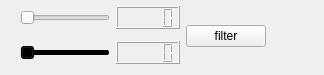
      <widget class="QWidget" name="FilterWidget">
       <property name="geometry">
        <rect>
         <x>0</x>
         <y>0</y>
         <width>324</width>
         <height>75</height>
        </rect>
       </property>
       <property name="toolTip">
        <string>&lt;html&gt;&lt;head/&gt;&lt;body&gt;&lt;p&gt;&lt;span style=&quot; font-style:italic;&quot;&gt;Filtering parameters&lt;/span&gt;&lt;/p&gt;&lt;/body&gt;&lt;/html&gt;</string>
       </property>
       <property name="whatsThis">
        <string>&lt;html&gt;&lt;head/&gt;&lt;body&gt;&lt;p&gt;&lt;span style=&quot; font-style:italic;&quot;&gt;Filtering parameters&lt;/span&gt;&lt;/p&gt;&lt;/body&gt;&lt;/html&gt;</string>
       </property>
       <attribute name="label">
        <string extracomment="meanshift filtering">Filtering</string>
       </attribute>
       <widget class="QWidget" name="">
        <property name="geometry">
         <rect>
          <x>20</x>
          <y>0</y>
          <width>246</width>
          <height>72</height>
         </rect>
        </property>
        <layout class="QHBoxLayout" name="horizontalLayout_2">
         <item>
          <layout class="QGridLayout" name="gridLayout_2">
           <item row="0" column="0">
            <widget class="QSlider" name="RangeSlider">
             <property name="minimum">
              <number>5</number>
             </property>
             <property name="maximum">
              <number>20</number>
             </property>
             <property name="orientation">
              <enum>Qt::Horizontal</enum>
             </property>
            </widget>
           </item>
           <item row="0" column="1">
            <widget class="QLCDNumber" name="RangeLCD">
             <property name="frameShape">
              <enum>QFrame::Box</enum>
             </property>
             <property name="frameShadow">
              <enum>QFrame::Raised</enum>
             </property>
            </widget>
           </item>
           <item row="1" column="0">
            <widget class="QSlider" name="SpaceSlider">
             <property name="palette">
              <palette>
               <active>
                <colorrole role="Button">
                 <brush brushstyle="LinearGradientPattern">
                  <gradient startx="0.000000000000000" starty="0.000000000000000" endx="0.000000000000000" endy="1.000000000000000" type="LinearGradient" spread="PadSpread" coordinatemode="ObjectBoundingMode">
                   <gradientstop position="0.000000000000000">
                    <color alpha="255">
                     <red>225</red>
                     <green>225</green>
                     <blue>225</blue>
                    </color>
                   </gradientstop>
                   <gradientstop position="0.400000000000000">
                    <color alpha="255">
                     <red>221</red>
                     <green>221</green>
                     <blue>221</blue>
                    </color>
                   </gradientstop>
                   <gradientstop position="0.500000000000000">
                    <color alpha="255">
                     <red>216</red>
                     <green>216</green>
                     <blue>216</blue>
                    </color>
                   </gradientstop>
                   <gradientstop position="1.000000000000000">
                    <color alpha="255">
                     <red>211</red>
                     <green>211</green>
                     <blue>211</blue>
                    </color>
                   </gradientstop>
                  </gradient>
                 </brush>
                </colorrole>
                <colorrole role="Base">
                 <brush brushstyle="LinearGradientPattern">
                  <gradient startx="0.000000000000000" starty="0.000000000000000" endx="0.000000000000000" endy="1.000000000000000" type="LinearGradient" spread="PadSpread" coordinatemode="ObjectBoundingMode">
                   <gradientstop position="0.000000000000000">
                    <color alpha="255">
                     <red>225</red>
                     <green>225</green>
                     <blue>225</blue>
                    </color>
                   </gradientstop>
                   <gradientstop position="0.400000000000000">
                    <color alpha="255">
                     <red>221</red>
                     <green>221</green>
                     <blue>221</blue>
                    </color>
                   </gradientstop>
                   <gradientstop position="0.500000000000000">
                    <color alpha="255">
                     <red>216</red>
                     <green>216</green>
                     <blue>216</blue>
                    </color>
                   </gradientstop>
                   <gradientstop position="1.000000000000000">
                    <color alpha="255">
                     <red>211</red>
                     <green>211</green>
                     <blue>211</blue>
                    </color>
                   </gradientstop>
                  </gradient>
                 </brush>
                </colorrole>
                <colorrole role="Window">
                 <brush brushstyle="LinearGradientPattern">
                  <gradient startx="0.000000000000000" starty="0.000000000000000" endx="0.000000000000000" endy="1.000000000000000" type="LinearGradient" spread="PadSpread" coordinatemode="ObjectBoundingMode">
                   <gradientstop position="0.000000000000000">
                    <color alpha="255">
                     <red>225</red>
                     <green>225</green>
                     <blue>225</blue>
                    </color>
                   </gradientstop>
                   <gradientstop position="0.400000000000000">
                    <color alpha="255">
                     <red>221</red>
                     <green>221</green>
                     <blue>221</blue>
                    </color>
                   </gradientstop>
                   <gradientstop position="0.500000000000000">
                    <color alpha="255">
                     <red>216</red>
                     <green>216</green>
                     <blue>216</blue>
                    </color>
                   </gradientstop>
                   <gradientstop position="1.000000000000000">
                    <color alpha="255">
                     <red>211</red>
                     <green>211</green>
                     <blue>211</blue>
                    </color>
                   </gradientstop>
                  </gradient>
                 </brush>
                </colorrole>
                <colorrole role="Highlight">
                 <brush brushstyle="SolidPattern">
                  <color alpha="255">
                   <red>79</red>
                   <green>79</green>
                   <blue>59</blue>
                  </color>
                 </brush>
                </colorrole>
               </active>
               <inactive>
                <colorrole role="Button">
                 <brush brushstyle="LinearGradientPattern">
                  <gradient startx="0.000000000000000" starty="0.000000000000000" endx="0.000000000000000" endy="1.000000000000000" type="LinearGradient" spread="PadSpread" coordinatemode="ObjectBoundingMode">
                   <gradientstop position="0.000000000000000">
                    <color alpha="255">
                     <red>225</red>
                     <green>225</green>
                     <blue>225</blue>
                    </color>
                   </gradientstop>
                   <gradientstop position="0.400000000000000">
                    <color alpha="255">
                     <red>221</red>
                     <green>221</green>
                     <blue>221</blue>
                    </color>
                   </gradientstop>
                   <gradientstop position="0.500000000000000">
                    <color alpha="255">
                     <red>216</red>
                     <green>216</green>
                     <blue>216</blue>
                    </color>
                   </gradientstop>
                   <gradientstop position="1.000000000000000">
                    <color alpha="255">
                     <red>211</red>
                     <green>211</green>
                     <blue>211</blue>
                    </color>
                   </gradientstop>
                  </gradient>
                 </brush>
                </colorrole>
                <colorrole role="Base">
                 <brush brushstyle="LinearGradientPattern">
                  <gradient startx="0.000000000000000" starty="0.000000000000000" endx="0.000000000000000" endy="1.000000000000000" type="LinearGradient" spread="PadSpread" coordinatemode="ObjectBoundingMode">
                   <gradientstop position="0.000000000000000">
                    <color alpha="255">
                     <red>225</red>
                     <green>225</green>
                     <blue>225</blue>
                    </color>
                   </gradientstop>
                   <gradientstop position="0.400000000000000">
                    <color alpha="255">
                     <red>221</red>
                     <green>221</green>
                     <blue>221</blue>
                    </color>
                   </gradientstop>
                   <gradientstop position="0.500000000000000">
                    <color alpha="255">
                     <red>216</red>
                     <green>216</green>
                     <blue>216</blue>
                    </color>
                   </gradientstop>
                   <gradientstop position="1.000000000000000">
                    <color alpha="255">
                     <red>211</red>
                     <green>211</green>
                     <blue>211</blue>
                    </color>
                   </gradientstop>
                  </gradient>
                 </brush>
                </colorrole>
                <colorrole role="Window">
                 <brush brushstyle="LinearGradientPattern">
                  <gradient startx="0.000000000000000" starty="0.000000000000000" endx="0.000000000000000" endy="1.000000000000000" type="LinearGradient" spread="PadSpread" coordinatemode="ObjectBoundingMode">
                   <gradientstop position="0.000000000000000">
                    <color alpha="255">
                     <red>225</red>
                     <green>225</green>
                     <blue>225</blue>
                    </color>
                   </gradientstop>
                   <gradientstop position="0.400000000000000">
                    <color alpha="255">
                     <red>221</red>
                     <green>221</green>
                     <blue>221</blue>
                    </color>
                   </gradientstop>
                   <gradientstop position="0.500000000000000">
                    <color alpha="255">
                     <red>216</red>
                     <green>216</green>
                     <blue>216</blue>
                    </color>
                   </gradientstop>
                   <gradientstop position="1.000000000000000">
                    <color alpha="255">
                     <red>211</red>
                     <green>211</green>
                     <blue>211</blue>
                    </color>
                   </gradientstop>
                  </gradient>
                 </brush>
                </colorrole>
                <colorrole role="Highlight">
                 <brush brushstyle="SolidPattern">
                  <color alpha="255">
                   <red>79</red>
                   <green>79</green>
                   <blue>59</blue>
                  </color>
                 </brush>
                </colorrole>
               </inactive>
               <disabled>
                <colorrole role="Button">
                 <brush brushstyle="LinearGradientPattern">
                  <gradient startx="0.000000000000000" starty="0.000000000000000" endx="0.000000000000000" endy="1.000000000000000" type="LinearGradient" spread="PadSpread" coordinatemode="ObjectBoundingMode">
                   <gradientstop position="0.000000000000000">
                    <color alpha="255">
                     <red>225</red>
                     <green>225</green>
                     <blue>225</blue>
                    </color>
                   </gradientstop>
                   <gradientstop position="0.400000000000000">
                    <color alpha="255">
                     <red>221</red>
                     <green>221</green>
                     <blue>221</blue>
                    </color>
                   </gradientstop>
                   <gradientstop position="0.500000000000000">
                    <color alpha="255">
                     <red>216</red>
                     <green>216</green>
                     <blue>216</blue>
                    </color>
                   </gradientstop>
                   <gradientstop position="1.000000000000000">
                    <color alpha="255">
                     <red>211</red>
                     <green>211</green>
                     <blue>211</blue>
                    </color>
                   </gradientstop>
                  </gradient>
                 </brush>
                </colorrole>
                <colorrole role="Base">
                 <brush brushstyle="LinearGradientPattern">
                  <gradient startx="0.000000000000000" starty="0.000000000000000" endx="0.000000000000000" endy="1.000000000000000" type="LinearGradient" spread="PadSpread" coordinatemode="ObjectBoundingMode">
                   <gradientstop position="0.000000000000000">
                    <color alpha="255">
                     <red>225</red>
                     <green>225</green>
                     <blue>225</blue>
                    </color>
                   </gradientstop>
                   <gradientstop position="0.400000000000000">
                    <color alpha="255">
                     <red>221</red>
                     <green>221</green>
                     <blue>221</blue>
                    </color>
                   </gradientstop>
                   <gradientstop position="0.500000000000000">
                    <color alpha="255">
                     <red>216</red>
                     <green>216</green>
                     <blue>216</blue>
                    </color>
                   </gradientstop>
                   <gradientstop position="1.000000000000000">
                    <color alpha="255">
                     <red>211</red>
                     <green>211</green>
                     <blue>211</blue>
                    </color>
                   </gradientstop>
                  </gradient>
                 </brush>
                </colorrole>
                <colorrole role="Window">
                 <brush brushstyle="LinearGradientPattern">
                  <gradient startx="0.000000000000000" starty="0.000000000000000" endx="0.000000000000000" endy="1.000000000000000" type="LinearGradient" spread="PadSpread" coordinatemode="ObjectBoundingMode">
                   <gradientstop position="0.000000000000000">
                    <color alpha="255">
                     <red>225</red>
                     <green>225</green>
                     <blue>225</blue>
                    </color>
                   </gradientstop>
                   <gradientstop position="0.400000000000000">
                    <color alpha="255">
                     <red>221</red>
                     <green>221</green>
                     <blue>221</blue>
                    </color>
                   </gradientstop>
                   <gradientstop position="0.500000000000000">
                    <color alpha="255">
                     <red>216</red>
                     <green>216</green>
                     <blue>216</blue>
                    </color>
                   </gradientstop>
                   <gradientstop position="1.000000000000000">
                    <color alpha="255">
                     <red>211</red>
                     <green>211</green>
                     <blue>211</blue>
                    </color>
                   </gradientstop>
                  </gradient>
                 </brush>
                </colorrole>
                <colorrole role="Highlight">
                 <brush brushstyle="SolidPattern">
                  <color alpha="255">
                   <red>240</red>
                   <green>240</green>
                   <blue>240</blue>
                  </color>
                 </brush>
                </colorrole>
               </disabled>
              </palette>
             </property>
             <property name="minimum">
              <number>5</number>
             </property>
             <property name="maximum">
              <number>20</number>
             </property>
             <property name="orientation">
              <enum>Qt::Horizontal</enum>
             </property>
            </widget>
           </item>
           <item row="1" column="1">
            <widget class="QLCDNumber" name="SpaceLCD"/>
           </item>
          </layout>
         </item>
         <item>
          <widget class="QPushButton" name="FilterButton">
           <property name="text">
            <string>filter</string>
           </property>
          </widget>
         </item>
        </layout>
       </widget>
      </widget>
